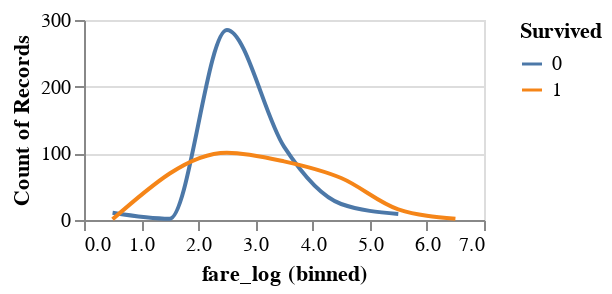

The notebook cell this image was saved under:
### Code cell
numeric_plots = alt.Chart(train_df).mark_line(interpolate="monotone").encode(
    x=alt.X("fare_log", bin=alt.Bin(maxbins=10)), 
    y="count()", 
    color="Survived:N"
).properties(width=200, height=100)
numeric_plots

### Figure 1 — Vega-Lite specification as saved in the notebook (floating-point values rounded to 4 significant figures; data arrays with more than 128 entries replaced by an {"elided": "..."} marker saying what was removed)
{"config": {"view": {"continuousWidth": 400, "continuousHeight": 300}}, "data": {"name": "data-e8976e8454a72694209d04b96d9ce10a"}, "mark": {"type": "line", "interpolate": "monotone"}, "encoding": {"color": {"type": "nominal", "field": "Survived"}, "x": {"type": "quantitative", "bin": {"maxbins": 10}, "field": "fare_log"}, "y": {"type": "quantitative", "aggregate": "count"}}, "height": 100, "width": 200, "$schema": "https://vega.github.io/schema/vega-lite/v4.8.1.json", "datasets": {"data-e8976e8454a72694209d04b96d9ce10a": {"elided": "712 records"}}}
